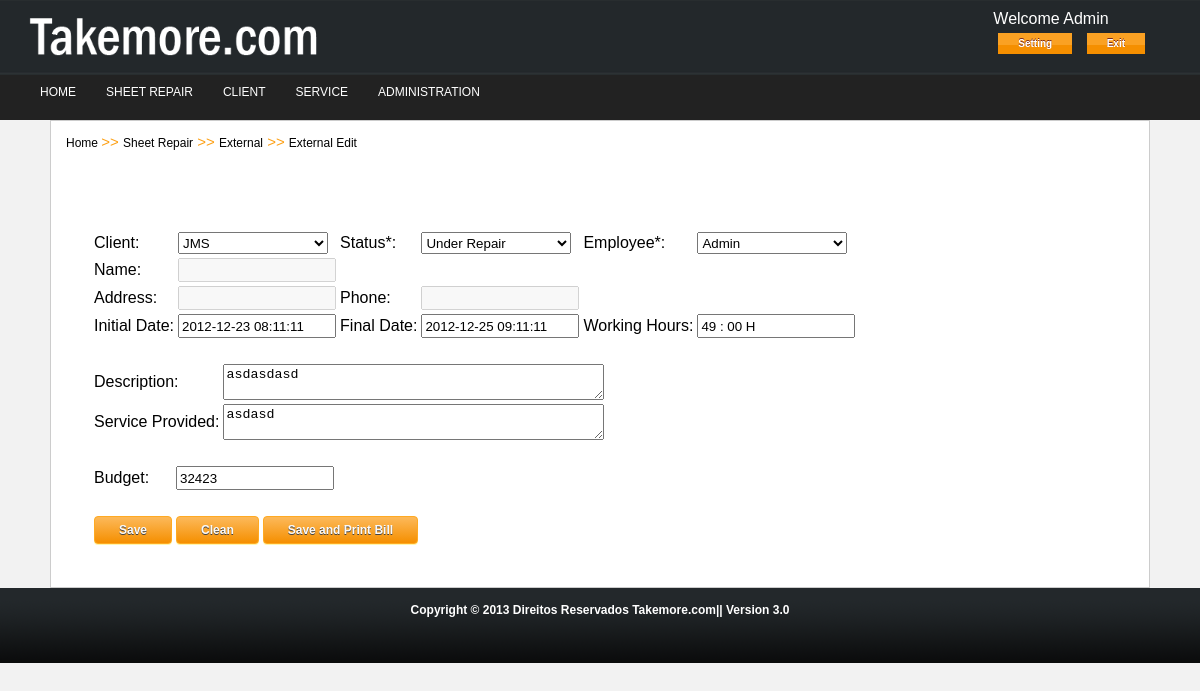
Page /external.edit.php?id=1&cli=2&empr=Admin (signed in) on the committed database.
### tables this page shows
CREATE TABLE IF NOT EXISTS `users` (
  `id_user` int(11) NOT NULL AUTO_INCREMENT,
  `username` varchar(50) NOT NULL,
  `name` varchar(50) NOT NULL,
  `password` varchar(32) NOT NULL,
  `email` varchar(100) NOT NULL,
  `status` int(1) NOT NULL,
  PRIMARY KEY (`id_user`)
);

CREATE TABLE IF NOT EXISTS `client` (
  `id_client` int(11) NOT NULL AUTO_INCREMENT,
  `name` varchar(50) NOT NULL,
  `address` varchar(100) NOT NULL,
  `email` varchar(100) NOT NULL,
  `phone` int(9) NOT NULL,
  `private` int(1) NOT NULL,
  PRIMARY KEY (`id_client`)
);

CREATE TABLE IF NOT EXISTS `equip_status` (
  `id` int(11) NOT NULL AUTO_INCREMENT,
  `status` varchar(100) NOT NULL,
  `start_date` datetime NOT NULL,
  `end_date` datetime NOT NULL,
  `final_time` varchar(50) NOT NULL,
  PRIMARY KEY (`id`)
);

CREATE TABLE IF NOT EXISTS `equip_problem` (
  `id` int(11) NOT NULL AUTO_INCREMENT,
  `problem/damage` varchar(500) NOT NULL,
  `description(client)` varchar(500) NOT NULL,
  `description(employee)` varchar(500) NOT NULL,
  PRIMARY KEY (`id`)
);

CREATE TABLE IF NOT EXISTS `equipment` (
  `id` int(11) NOT NULL AUTO_INCREMENT,
  `id_user` int(11) NOT NULL,
  `id_client` int(11) NOT NULL,
  `id_service` int(11) NOT NULL,
  `entity` int(1) NOT NULL,
  `cod` varchar(50) NOT NULL,
  `budget` varchar(50) NOT NULL,
  `equipment` varchar(100) NOT NULL,
  `mark/model` varchar(100) NOT NULL,
  `n_serie` varchar(100) NOT NULL,
  `accessories` varchar(500) NOT NULL,
  `service` varchar(500) NOT NULL,
  `provided` varchar(500) NOT NULL,
  PRIMARY KEY (`id`)
);

### external.edit.php (the view, shortened to what this page needs)
<?php include("inc/head.php");
?>
<?php include("inc/header.php"); ?>
<?php include("inc/menu.php"); ?>
<div id="content">
  <div class="titlecontent">
    <p><a href="<?php echo check('home.php'); ?>">Home</a> <span> >> </span><a href="#">Sheet Repair</a><span> >> </span><a href="#">External</a><span> >> </span><a href="#">External Edit</a></p>
  </div>
  <div class="bodycontent">
 <?php
        $id = protect($_GET['id']);
        $apg = protect($_GET['apg']);
        $cli = protect($_GET['cli']);
        $empr = protect($_GET['empr']);
        if(!empty($apg)){
            mysql_query("DELETE FROM `equip_problem` WHERE `id`='$apg'")or die(mysql_error());
            mysql_query("DELETE FROM `equipment` WHERE `id`='$apg'")or die(mysql_error());
            mysql_query("DELETE FROM `equip_status` WHERE `id`='$apg'")or die(mysql_error());
            mysql_query("DELETE FROM `service_problem` WHERE `id`='$apg'")or die(mysql_error());
            mysql_query("DELETE FROM `client` WHERE `id_client`='$cli' AND `private`='1'")or die(mysql_error());
            header('Location:'.'home.php');
        }elseif(!empty($id)){
            $SQL1 = mysql_query("SELECT * FROM `equip_problem` WHERE `id`='$id'")or die(mysql_error());
            $SQL2 = mysql_query("SELECT * FROM `equipment` WHERE `id`='$id'")or die(mysql_error());
            $SQL3 = mysql_query("SELECT * FROM `equip_status` WHERE `id`='$id'")or die(mysql_error());
            $SQL4 = mysql_query("SELECT * FROM `client` WHERE `id_client`='$cli'")or die(mysql_error());
            $field1 = mysql_fetch_assoc($SQL1);
            $field2 = mysql_fetch_assoc($SQL2);
            $field3 = mysql_fetch_assoc($SQL3);
            $field4 = mysql_fetch_assoc($SQL4);
        }
      ?>
      <form id="repair_form" name="repair_form" method="POST">
      <table>
        <tr>
          <td><label for="client">Client:</label></td>
          <td>
              <select name="client" onchange="verificaOpcao(this.value)">
               <?php
                $SQL = mysql_query("SELECT * FROM `client` WHERE `private`='0' ORDER BY `name` ASC");
                  if(mysql_num_rows($SQL)>=1){
                     while($field = mysql_fetch_assoc($SQL)){
                       echo '<option ';?><?php active($field['id_client'],$cli)?><?php echo' value="'.$field['id_client'].'">'.$field['name'].'</option>';
                     }
                  }else{
                       echo '<option value="0">No value found</option>';
                  }
               ?>
              </select>
          </td>
          <td><label for="status">Status*:</label></td>
          <td>
              <select name="status" id="status">
               <option <?php active('Under Repair',$field3['status'])?> value="Under Repair">Under Repair</option>
              </select>
          </td>
          <td><label for="employee">Employee*:</label></td>
          <td>
             <select name="employee" id="employee">
               <?php
                $SQL = mysql_query("SELECT * FROM `users` ORDER BY `name` ASC");
                  if(mysql_num_rows($SQL)>=1){
                     while($field = mysql_fetch_assoc($SQL)){
                       echo '<option ';?><?php active($field['name'],$empr)?><?php echo ' value="'.$field['id_user'].'">'.$field['name'].'</option>';
                     }
                  }else{
                       echo '<option value="0">No value found</option>';
                  }
               ?>
              </select>
          </td>
        </tr>
        <tr>
          <td><label for="name">Name:</label></td>
          <td colspan="5"><input <?php if($field4['private']!=1){echo 'disabled="true"';}else{$var = $field4['name'];}?> type="text" name="name" id="client" value="<?php echo $var; ?>"/></td>
        </tr>
        <tr>
          <td><label for="address">Address:</label></td>
          <td><input <?php if($field4['private']!=1){echo 'disabled="true"';}else{$var = $field4['address'];}?> type="text" name="address" id="client1" value="<?php echo $var; ?>"/></td>
          <td><label for="phone">Phone:</label></td>
          <td colspan="3"><input <?php if($field4['private']!=1){echo 'disabled="true"';}else{$var = $field4['phone'];}?> type="text" name="phone" id="client2" value="<?php echo $var; ?>"/></td>
        </tr>
        <tr>
          <td><label for="initial_date">Initial Date:</label></td>
          <td><input type="text" value="<?php echo $field3['start_date']; ?>" placeholder="0000-00-00 00:00:00" name="initial_date" id="initial_date" onchange="javascript('1')"/></td>
          <td><label for="final_date">Final Date:</label></td>
          <td><input type="text" value="<?php echo $field3['end_date']; ?>" placeholder="0000-00-00 00:00:00" name="final_date" id="final_date" onchange="javascript('1')"/></td>
          <td><label for="working_hours">Working Hours:</label></td>
          <td><input type="text" value="<?php echo $field3['final_time']; ?>" name="working_hours" id="working_hours" readonly/></td>
        </tr>
      </table>
    	<table>
    	  <tr>
    	    <td><label for="description">Description:</label></td>
    	    <td><textarea name="description" id="description" cols="45" rows="2"><?php echo $field1['description(employee)']; ?></textarea></td>
  	    </tr>
    	  <tr>
    	    <td><label for="service_provided">Service Provided:</label></td>
    	    <td><textarea name="service_provided" id="service_provided" cols="45" rows="2"><?php echo $field2['service']; ?></textarea></td>
  	    </tr>
  	  </table>
    	<table>
    	  <tr>
    	    <td><label for="budget">Budget:</label></td>
    	    <td colspan="2"><input type="text" value="<?php echo $field2['budget']; ?>" name="budget" id="budget" /></td>
  	    </tr>
        <tr>
        	<td colspan="3">&nbsp;</td>
        </tr>
    	  <tr>
    	    <td><input type="submit" name="submit" class="submit" value="Save" /></td>
            <td><input type="reset" name="clean" class="submit" value="Clean" /></td>
            <td><input type="submit" name="submit2" class="submit" value="Save and Print Bill" /></td>
  	    </tr>
  	  </table>
    </form>
  </div>
</div>
<?php include("inc/footer.php"); ?>

### inc/header.php
</head>
<body>
<div id="header">
  <div class="logo"><a href="<?php echo check('home.php'); ?>"><img src="<?php echo check('style/default/img/logo2.png'); ?>" width="400" height="73" /></a></div>
  <div class="user">
  <?php
	echo 'Welcome '.access('name').'<br />';
  ?>
  <a class="myButton" href="<?php echo check('user/setting.php'); ?>">Setting</a> <a class="myButton" href="<?php echo check('logout.php'); ?>">Exit</a>
  </div>
</div>

### style/default/css/layout.css (style rules this page uses)
body { margin: 0px; padding: 0px; font-family: "Trebuchet MS",Tahoma,Verdana,Arial,Helvetica,sans-serif; background-color: #f2f2f2; }
#header { height: 75px; width: 100%; background-image: url(../img/bg-head.png); color: #FFF; }
#header .logo { width: 300px; height: 100%; float: left; margin-left: 15px; }
#header .logo img { height: 55px; width: 300px; margin: 10px; }
#header .user { width: auto; float: right; margin: 10px; margin-right:50px; text-align:left; }
#content .titlecontent { font-size: 12px; line-height: 1em; margin:15px; margin-bottom:40px; color:#000; }
#content .titlecontent a { text-decoration: none; color:black; }
#content .titlecontent span { color:#FDA015; font-size:15px; }
#content { background-color: #FFF; margin-right: 50px; margin-left: 50px; border: 1px solid #ccc; }
#content .bodycontent { display: table; width:96%; padding:20px; text-align:left; }
.myButton { -moz-box-shadow:inset 0px 27px 0px -15px #faa123; -webkit-box-shadow:inset 0px 27px 0px -15px #faa123; box-shadow:inset 0px 27px 0px -15px #faa123; background-color:#f58f00; display:inline-block; color:#ffffff; font-family:arial; font-size:10px; font-weight:bold; padding:5px 20px; margin:5px; text-decoration:none; text-shadow:0px -1px 0px #7a2a1d; }
#repair_form table .submit { height:auto; width:auto; -moz-box-shadow: 0px 1px 0px 0px #fff6af; -webkit-box-shadow: 0px 1px 0px 0px #fff6af; box-shadow: 0px 1px 0px 0px #fff6af; background:-webkit-gradient(linear, left top, left bottom, color-stop(0.05, #fcb756), color-stop(1, #f58f00)); background:-moz-linear-gradient(top, #fcb756 5%, #f58f00 100%); background:-webkit-linear-gradient(top, #fcb756 5%, #f58f00 100%); background:-o-linear-gradient(top, #fcb756 5%, #f58f00 100%); background:-ms-linear-gradient(top, #fcb756 5%, #f58f00 100%); background:linear-gradient(to bottom, #fcb756 5%, #f58f00 100%); filter:progid:DXImageTransform.Microsoft.gradient(startColorstr='#fcb756', endColorstr='#f58f00',GradientType=0); background-color:#fcb756; -moz-border-radius:4px; -webkit-border-radius:4px; border-radius:4px; border:1px solid #ffaa22; display:inline-block; color:#fafafa; font-family:arial; font-size:12px; font-weight:bold; padding:6px 24px; text-decoration:none; text-shadow:0px 1px 0px #424242; }
#repair_form table { margin:20px; }
#repair_form table input { width:150px; height:18px; }
#repair_form table select { width:150px; height:22px; }

### rows in the picture
users: name "Admin", client "JMS"
equip_status: status "Under Repair", initial_date "2012-12-23 08:11:11", final_date "2012-12-25 09:11:11", working_hours "49 : 00 H"
equip_problem: description "asdasdasd"
equipment: service_provided "asdasd", budget "32423"

### other values in the picture
form field employee "Admin"
